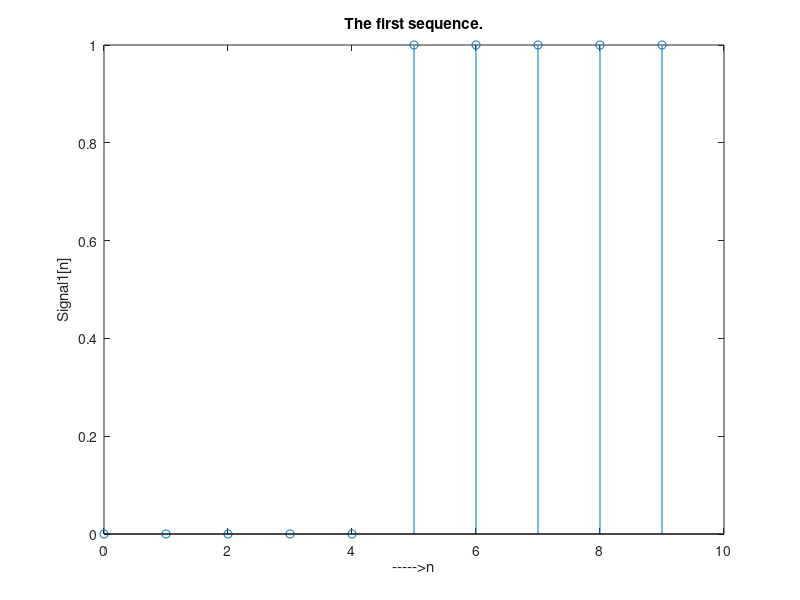
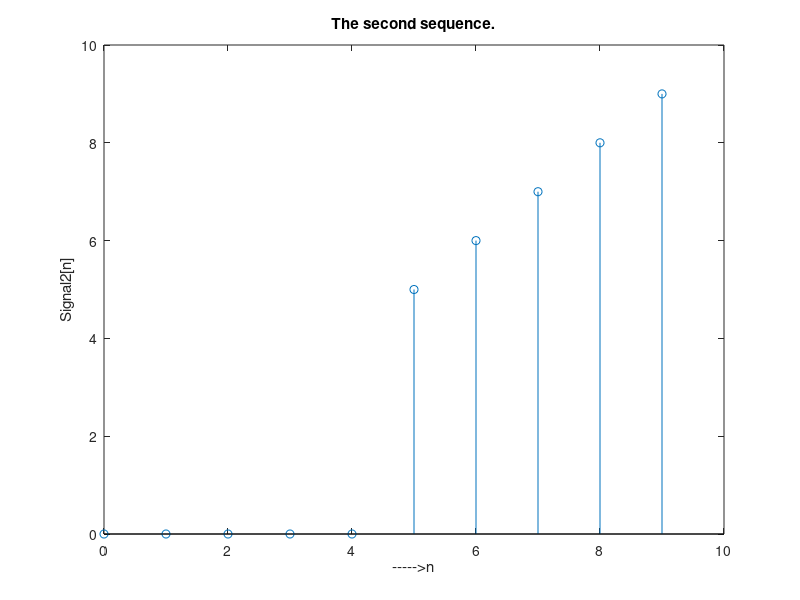
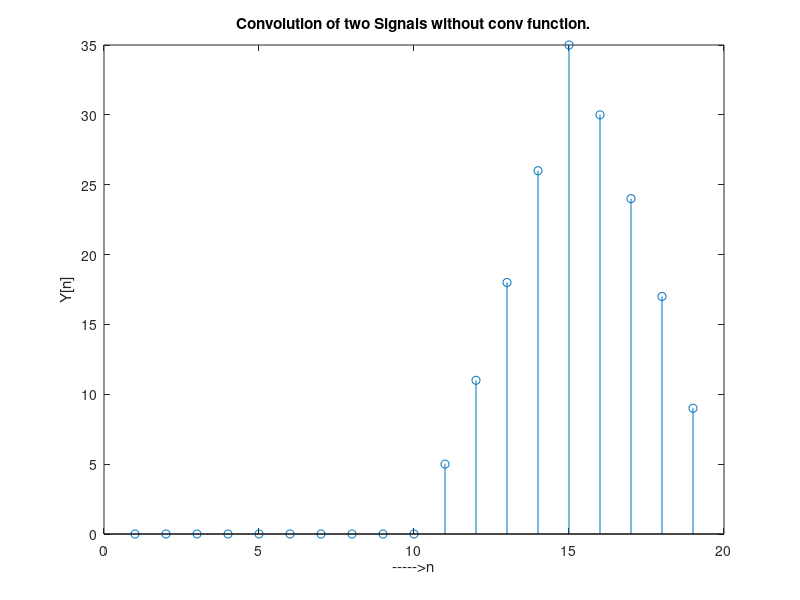
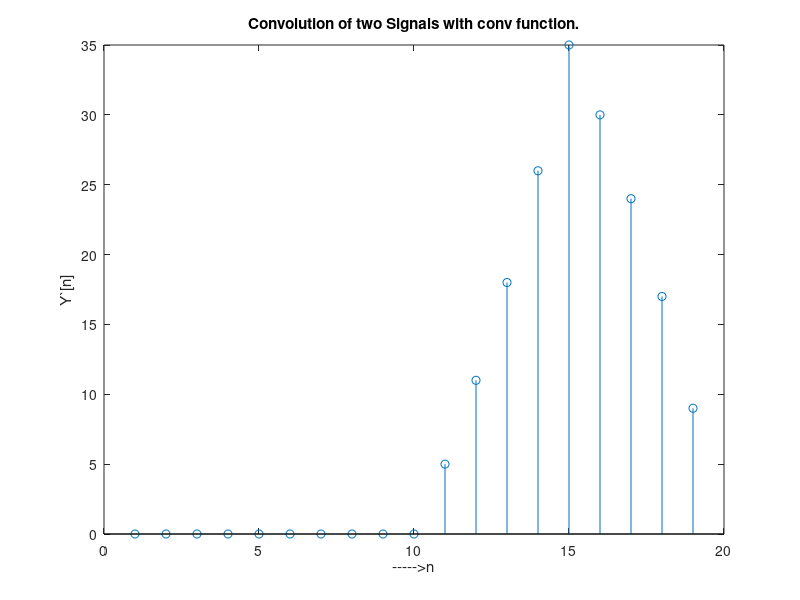

Write the MATLAB code that produced these figures, in order.
close all
clear all

%1A starts

n = 0:9;       %the time space

signal1 =  zeros(size(n));
signal1(n>4) = 1;              %making the first sequence

figure
stem(n, signal1);               %drawing the first sequence
ylabel('Signal1[n]');                         
xlabel('----->n');
title('The first sequence.');

signal2 = 0;

for k = 1:length(n)
if n(k)<5
signal2(k) = 0;                     %making the second sequence
else
signal2(k) = n(k);
end
end

figure
stem(n, signal2);               %drawing the second sequence
ylabel('Signal2[n]');                         
xlabel('----->n');
title('The second sequence.');

m=length(signal1);                            %saving the length of each sequence
n=length(signal2);

X=[signal1,zeros(1,n)];                     % filling with zeros based on the other sequence's length
H=[signal2,zeros(1,m)];                    

for i=1:n+m-1                           %starts the convolution iteration
    Y(i)=0;
    for t=1:i
        Y(i)=Y(i)+X(t)*H(i-t+1);        %calculates the convolution at the i index for all the different t values
    end
end

figure
stem(Y);                                    %draws the manually made convolution
ylabel('Y[n]');                         
xlabel('----->n');
title('Convolution of two Signals without conv function.');
  
figure
tmp = conv(signal1, signal2);
stem(tmp);                                      %draws the automated convolution
ylabel('Y`[n]');
xlabel('----->n');
title('Convolution of two Signals with conv function.');

%1A ends
%1B starts

signalfur1 = fft(signal1, n+m-1);              %makes the Furrier transform of the 2 sequences
signalfur2 = fft(signal2, n+m-1); 

temp = signalfur1.*signalfur2;          %calculates the product of their Furrier transforms
result = ifft(temp);                    %makes the inverse Furrier of the product

figure
stem(result);                           %draws the results
ylabel('Result[n]');
xlabel('----->n');
title('Convolution result with the use of Furrier Transform.');    
    
    
    
    
    
    
    
    
    
    
    